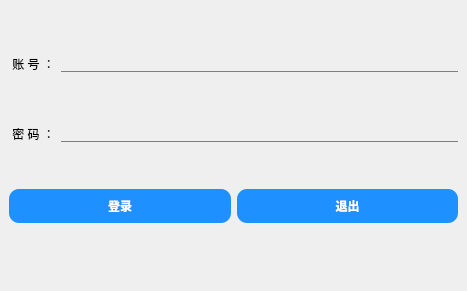
<?xml version="1.0" encoding="UTF-8"?>
<ui version="4.0">
 <class>MainWindow</class>
 <widget class="QMainWindow" name="MainWindow">
  <property name="geometry">
   <rect>
    <x>0</x>
    <y>0</y>
    <width>467</width>
    <height>291</height>
   </rect>
  </property>
  <property name="minimumSize">
   <size>
    <width>467</width>
    <height>291</height>
   </size>
  </property>
  <property name="maximumSize">
   <size>
    <width>467</width>
    <height>291</height>
   </size>
  </property>
  <property name="windowTitle">
   <string>登录（管理员）</string>
  </property>
  <widget class="QWidget" name="centralwidget">
   <layout class="QVBoxLayout" name="verticalLayout_2">
    <item>
     <layout class="QVBoxLayout" name="verticalLayout">
      <item>
       <layout class="QFormLayout" name="formLayout">
        <item row="1" column="0">
         <widget class="QLabel" name="label">
          <property name="text">
           <string> 账 号 ：</string>
          </property>
         </widget>
        </item>
        <item row="1" column="1">
         <widget class="QLineEdit" name="lineEdit">
          <property name="styleSheet">
           <string notr="true">border: none;              
border-bottom: 1px solid gray;
background: transparent;   
padding: 0px;    </string>
          </property>
         </widget>
        </item>
        <item row="3" column="0">
         <widget class="QLabel" name="label_2">
          <property name="text">
           <string> 密 码 ：</string>
          </property>
         </widget>
        </item>
        <item row="3" column="1">
         <widget class="QLineEdit" name="lineEdit_2">
          <property name="styleSheet">
           <string notr="true">border: none;              
border-bottom: 1px solid gray;
background: transparent;   
padding: 0px;    </string>
          </property>
          <property name="echoMode">
           <enum>QLineEdit::Password</enum>
          </property>
         </widget>
        </item>
        <item row="0" column="1">
         <spacer name="verticalSpacer">
          <property name="orientation">
           <enum>Qt::Vertical</enum>
          </property>
          <property name="sizeHint" stdset="0">
           <size>
            <width>20</width>
            <height>40</height>
           </size>
          </property>
         </spacer>
        </item>
        <item row="2" column="1">
         <spacer name="verticalSpacer_3">
          <property name="orientation">
           <enum>Qt::Vertical</enum>
          </property>
          <property name="sizeHint" stdset="0">
           <size>
            <width>20</width>
            <height>40</height>
           </size>
          </property>
         </spacer>
        </item>
       </layout>
      </item>
      <item>
       <spacer name="verticalSpacer_4">
        <property name="orientation">
         <enum>Qt::Vertical</enum>
        </property>
        <property name="sizeHint" stdset="0">
         <size>
          <width>20</width>
          <height>40</height>
         </size>
        </property>
       </spacer>
      </item>
      <item>
       <layout class="QHBoxLayout" name="horizontalLayout">
        <item>
         <widget class="QPushButton" name="pushButton">
          <property name="styleSheet">
           <string notr="true"> QPushButton {
           background-color: #1E90FF;
           border-radius: 10px;
           color: white;
           padding: 8px 16px;
           border: none;
           font-weight: bold;
        }
        QPushButton:hover {
           background-color: #187BCD;
        }
        QPushButton:pressed {
           background-color: #104E8B;
        }</string>
          </property>
          <property name="text">
           <string>登录</string>
          </property>
         </widget>
        </item>
        <item>
         <widget class="QPushButton" name="pushButton_2">
          <property name="styleSheet">
           <string notr="true"> QPushButton {
           background-color: #1E90FF;
           border-radius: 10px;
           color: white;
           padding: 8px 16px;
           border: none;
           font-weight: bold;
        }
        QPushButton:hover {
           background-color: #187BCD;
        }
        QPushButton:pressed {
           background-color: #104E8B;
        }</string>
          </property>
          <property name="text">
           <string>退出</string>
          </property>
         </widget>
        </item>
       </layout>
      </item>
     </layout>
    </item>
    <item>
     <spacer name="verticalSpacer_2">
      <property name="orientation">
       <enum>Qt::Vertical</enum>
      </property>
      <property name="sizeHint" stdset="0">
       <size>
        <width>20</width>
        <height>40</height>
       </size>
      </property>
     </spacer>
    </item>
   </layout>
  </widget>
 </widget>
 <resources/>
 <connections/>
</ui>
